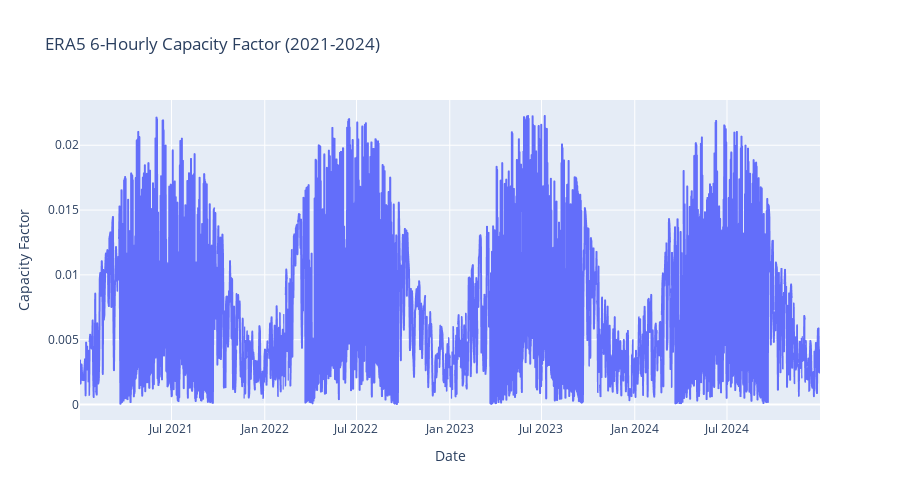

The notebook cell this image was saved under:
### Code cell
# 1. Load and process ERA5 data
print("Loading ERA5 data...")
try:
    era5_ds = xr.open_dataset(ERA5_FILE)
    print("ERA5 data loaded successfully")
    print("Time range:", era5_ds.time.min().values, "to", era5_ds.time.max().values)
    print("Available variables:", list(era5_ds.data_vars.keys()))
    
    # Process ERA5 data
    era5_df = analyzer.process_era5_data(era5_ds)
    if not isinstance(era5_df.index, pd.DatetimeIndex):
        era5_df = era5_df.set_index('time')
    
    print("\nERA5 data sample:")
    display(era5_df[['ssrd', 'ssrd_wm2', 'capacity_factor']].head())
    
    # Plot 6-hourly data
    fig = px.line(
        era5_df.reset_index(), 
        x='time', 
        y='capacity_factor',
        title=f'ERA5 6-Hourly Capacity Factor ({START_YEAR}-{END_YEAR})',
        labels={'capacity_factor': 'Capacity Factor', 'time': 'Date'}
    )
    fig.update_layout(height=500)
    fig.show()
    
except Exception as e:
    print(f"Error loading/processing ERA5 data: {e}")
    era5_ds = None

### Figure 1 — Plotly figure (JSON) as saved in the notebook; plotly's stock layout.template omitted (floating-point values rounded to 4 significant figures; data arrays with more than 128 entries replaced by an {"elided": "..."} marker saying what was removed)
{"data": [{"hovertemplate": "Date=%{x}<br>Capacity Factor=%{y}<extra></extra>", "legendgroup": "", "line": {"color": "#636efa", "dash": "solid"}, "marker": {"symbol": "circle"}, "mode": "lines", "name": "", "showlegend": false, "type": "scattergl", "x": {"elided": "2925 str values"}, "xaxis": "x", "y": {"elided": "2925 float values"}, "yaxis": "y"}], "layout": {"height": 500, "legend": {"tracegroupgap": 0}, "title": {"text": "ERA5 6-Hourly Capacity Factor (2021-2024)"}, "xaxis": {"anchor": "y", "domain": [0, 1], "title": {"text": "Date"}}, "yaxis": {"anchor": "x", "domain": [0, 1], "title": {"text": "Capacity Factor"}}}}
